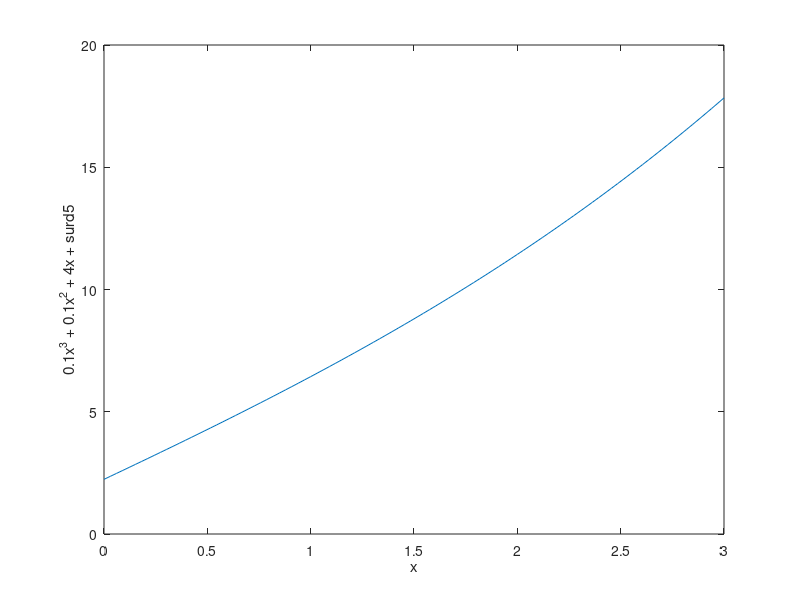
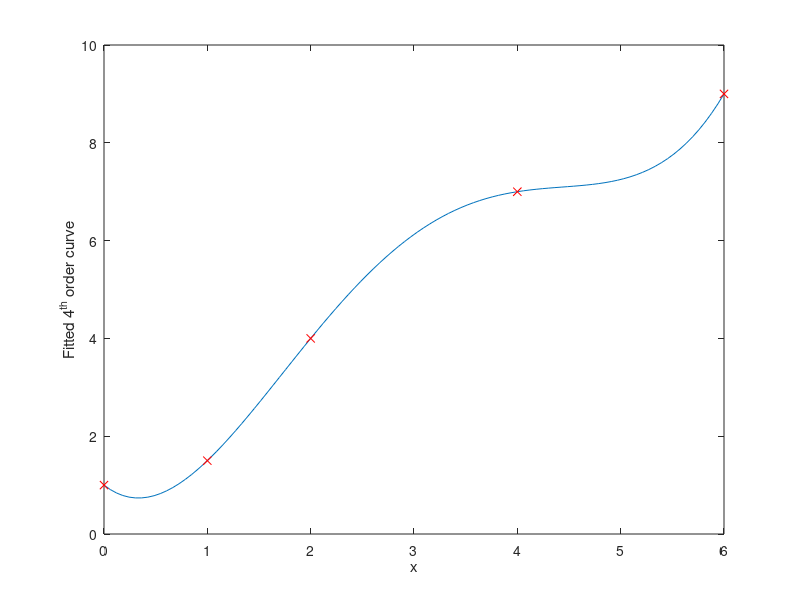

Source code (MATLAB) for these figures, in order: (Note: this script raises an error after producing the figures.)
%{
    ENEL 102 Assignment 3
    Authored by: Liam Wrubleski
    Date: October 15 , 2017
    Protected under GPL v3
%}

% Question 1
f31 = figure('Name', 'Assignment 3, Question 1');
figure(f31);
x = linspace(0,3);
y = polyval([0.1 0.1 4 sqrt(5)],x);
plot(x,y);
xlabel("x");
ylabel("0.1x^3 + 0.1x^2 + 4x + \surd{5}");
% Expected output: 
% Included as images/A3Q1.png

% Question 2
rs = roots([0.1 0.1 4 sqrt(5)]);
t = 0;
for r = 1:3
    if imag(rs(r)) == 0
        t=rs(r);
    end
end
z = polyval([0.1 0.1 4 sqrt(5)],t)

% Expected output:
% 
% z =
% 
%      0

% Question 3
f = [1 0 1.2 3];
y = conv(f,f)
% Expected output:
%
% y =
% 
%     1.0000         0    2.4000    6.0000    1.4400    7.2000    9.0000

% Question 4
f34 = figure('Name', 'Assignment 3, Question 4');
figure(f34);
ps = [0 1; 1 1.5; 2 4; 4 7; 6 9];
cs = polyfit(ps(:,1)',ps(:,2)',4)
x = linspace(0,6);
y = polyval(cs,x);
plot(x,y);
xlabel("x");
ylabel("Fitted 4^{th} order curve");
hold on;
for i = 1:size(ps,1)
plot(ps(i,1),ps(i,2),'xr')
end
% Expected output:
% 
% cs =
% 
%     0.0625   -0.7708    2.8750   -1.6667    1.0000
%
% Plot included as images/A3Q4.png

% Question 5
ps = [0 0; 1 2; 2 5];
nx = exp(ps(:,1)');
cs = polyfit(nx, ps(:,2)',2);
c = cs(1), b = cs(2), a = cs(3)
f = @(x) a + b*exp(x) + c*exp(2*x);
f0 = f(0)
f1 = f(1)
f2 = f(2)
% Expected output:
%
% c =
% 
%    -0.0816
% 
% b =
% 
%     1.4675
% 
% a =
% 
%    -1.3859
% 
% f0 =
% 
%   -2.1788e-15
% 
% f1 =
% 
%     2.0000
% 
% f2 =
% 
%     5.0000

% Question 6
R = 0.1;
L = 3;
C = 0.1;
Hd = [L*C R*C 1];
poles = roots(Hd);
F = imag(poles(1))*(2*pi)
% Expected value:
%
% F =
% 
%    11.4710

% Question 7
f37 = figure('Name', 'Assignment 3, Question 7');
figure(f37);
ps = load('Q7data.mat');
ps.x = sort(ps.x);
ps.y = sort(ps.y);
nx = exp(ps.x);
cs = polyfit(nx,ps.y,2);
f = @(x) cs(1)*exp(2*x) + cs(2)*exp(x) + cs(3);
ny = f(ps.x);
plot(ps.x,ps.y,'xr');
hold on;
plot(ps.x, ny);
hold off;
% Expected value:
%
% Included in images/A3Q7.png

% Question 8
ps = load('Q7data.mat');
ps.x = sort(ps.x);
ps.y = sort(ps.y);
nx = exp(ps.x);
cs = polyfit(nx,ps.y,2);
f = @(x) cs(1)*exp(2*x) + cs(2)*exp(x) + cs(3);
ny = f(ps.x);
err = ps.y - ny;
s = std(err)
% Expected value:
%
% s =
% 
%     0.5713